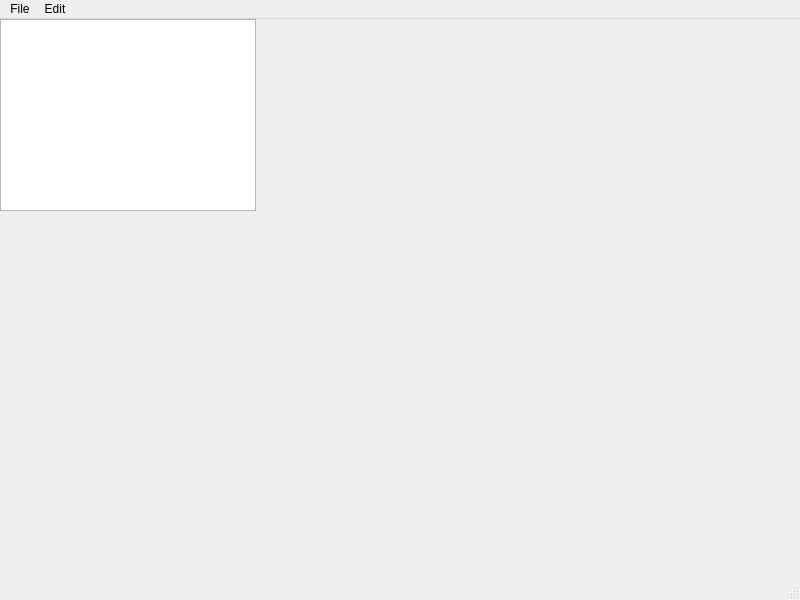
<?xml version="1.0" encoding="UTF-8"?>
<ui version="4.0">
 <class>MainWindow</class>
 <widget class="QMainWindow" name="MainWindow">
  <property name="geometry">
   <rect>
    <x>0</x>
    <y>0</y>
    <width>800</width>
    <height>600</height>
   </rect>
  </property>
  <property name="windowTitle">
   <string>PDF to Image Converter Table View</string>
  </property>
  <property name="windowIcon">
   <iconset resource="apprc.qrc">
    <normaloff>:/res/images/book.png</normaloff>:/res/images/book.png</iconset>
  </property>
  <widget class="QWidget" name="centralwidget">
   <widget class="QTableWidget" name="table">
    <property name="geometry">
     <rect>
      <x>0</x>
      <y>0</y>
      <width>256</width>
      <height>192</height>
     </rect>
    </property>
   </widget>
  </widget>
  <widget class="QMenuBar" name="menubar">
   <property name="geometry">
    <rect>
     <x>0</x>
     <y>0</y>
     <width>800</width>
     <height>21</height>
    </rect>
   </property>
   <widget class="QMenu" name="menuFile">
    <property name="title">
     <string>File</string>
    </property>
    <addaction name="actionOpen"/>
    <addaction name="actionQuit"/>
   </widget>
   <widget class="QMenu" name="menuEdit">
    <property name="title">
     <string>Edit</string>
    </property>
    <addaction name="actionTo_Image"/>
   </widget>
   <addaction name="menuFile"/>
   <addaction name="menuEdit"/>
  </widget>
  <widget class="QStatusBar" name="statusbar"/>
  <action name="actionOpen">
   <property name="text">
    <string>Open</string>
   </property>
   <property name="shortcut">
    <string>Ctrl+O</string>
   </property>
  </action>
  <action name="actionQuit">
   <property name="text">
    <string>Quit</string>
   </property>
   <property name="shortcut">
    <string>Ctrl+Q</string>
   </property>
  </action>
  <action name="actionTo_Image">
   <property name="text">
    <string>To Images</string>
   </property>
   <property name="shortcut">
    <string>Ctrl+I</string>
   </property>
  </action>
 </widget>
 <resources>
  <include location="apprc.qrc"/>
 </resources>
 <connections/>
</ui>
